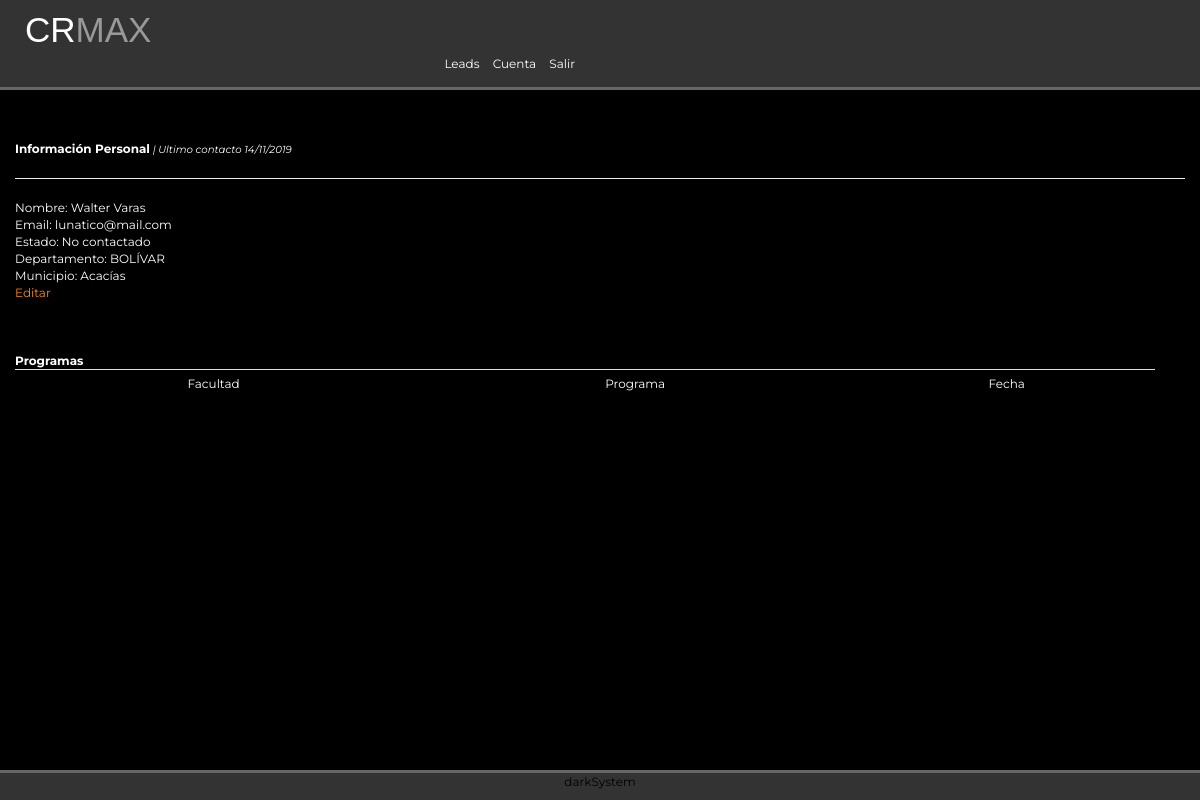
Screenshot of /index.php?sec=vlead&id=16 (signed in) with the database file from the repository.
### tables this page shows
CREATE TABLE `leads` (
  `id_lead` int(11) NOT NULL,
  `nombres` varchar(200) NOT NULL,
  `apellidos` varchar(200) NOT NULL,
  `identificacion` varchar(200) NOT NULL,
  `celular` varchar(200) NOT NULL,
  `correo` varchar(200) NOT NULL,
  `observacion` text NOT NULL,
  `ip_interesado` varchar(200) NOT NULL,
  `sede` int(20) NOT NULL,
  `fecha` timestamp NOT NULL DEFAULT CURRENT_TIMESTAMP,
  `id_estado` int(20) NOT NULL DEFAULT '1',
  `id_departamento` int(20) NOT NULL,
  `id_municipio` int(20) NOT NULL
);

CREATE TABLE `estados` (
  `id_estado` int(11) NOT NULL,
  `nombre` varchar(200) NOT NULL,
  `detalle` text NOT NULL
);

CREATE TABLE `departamentos` (
  `id_departamento` int(2) UNSIGNED NOT NULL,
  `departamento` varchar(255) NOT NULL DEFAULT ''
);

CREATE TABLE `municipios` (
  `id_municipio` int(6) UNSIGNED NOT NULL,
  `municipio` varchar(255) NOT NULL DEFAULT '',
  `estado` int(1) UNSIGNED NOT NULL,
  `departamento_id` int(2) UNSIGNED NOT NULL
);

### modelo.php (called while the page is built, shortened)
<?php
class modelo{
	public function __construct(){
		$this->_db = new mysqli(DB_HOST,DB_USER,DB_PASS,DB_NAME);
	}
}
?>

### lead.php (called while the page is built, shortened)
<?php
require_once('modelo.php');
class lead extends modelo{
	public function seleccionar_lead($id){
		$sql = "SELECT * FROM (leads
		INNER JOIN estados ON estados.id_estado = leads.id_estado
		INNER JOIN departamentos ON departamentos.id_departamento = leads.id_departamento
		INNER JOIN municipios ON municipios.id_municipio = leads.id_municipio
		)
		WHERE id_lead = '$id'";
		$reg = $this->_db->query($sql);
		$existe = $reg->num_rows;
		if($existe == 0){
			return $existe;
		}else{
			return $reg;
			return $existe;
		}
	}
}
?>

### src/lead/ver_lead.php (the view, shortened to what this page needs)
<?php
$id = @$_GET['id'];
$lead = new lead();
$resul = $lead->seleccionar_lead($id);
if($resul){
	foreach ($resul as $row) {
	}
?>
<div><strong>Informaci&oacute;n Personal</strong><span><small><i> | Ultimo contacto 14/11/2019</i></small></span></div><hr>
<div class="row">
<div class="col-md-6">
	<div><?php echo "Nombre: " . utf8_decode($row['nombres']) . " " .utf8_decode($row['apellidos']);?></div>
	<div><?php echo "Email: " . $row['correo']; ?></div>
	<div><?php echo "Estado: " . $row['nombre']; ?></div>
	<div><?php echo "Departamento: " . utf8_decode($row['departamento']); ?></div>
	<div><?php echo "Municipio: " . utf8_decode($row['municipio']); ?></div>
	<div><a href=<?php echo "index.php?sec=modificar_info"; ?>>Editar</a>
	<?php } ?>
</div>
</div>
<div style="float: left; margin-top: 50px" class="container">
<strong>Programas</strong>
<?php
echo "<div><table style=text-align:center; class='table table-responsive table-condensed'>
		<tr>
		<td>Facultad</td>
		<td>Programa</td>
		<td>Fecha</td>
		</tr>";
echo "</table></div>";
?>

### css/estilos.css (style rules this page uses)
body { font-family: 'Montserrat', sans-serif; font-size: 12px; background: #000; color: #FFF; }
a { color: #FA8A01; }
table { text-align: left; }

### rows the page displays
leads: nombres "Walter", apellidos "Varas", correo "lunatico@mail.com", id_estado.nombre "No contactado", id_departamento.departamento "BOLÍVAR", id_municipio.municipio "Acacías"
